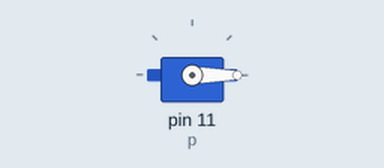
Recording of a program running on a simulated Raspberry Pi (header pin numbers). Parts: servo. The clock reads 2024-03-15 10:24:30 at power-on unless the program sets it; servo angles are drawn from the pulse width (0.5 ms = 0°, 2.5 ms = 180°); what the program prints to the terminal is not drawn.

Above: at 0.05 s.
Timing chart, 0 to 3.0 s (numbered marks = the images above):
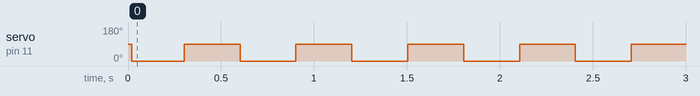

The program:

servotest.py
```python
import RPi.GPIO as GPIO
import time

GPIO.setmode(GPIO.BOARD)

GPIO.setup(11, GPIO.OUT)

p = GPIO.PWM(11, 50)

p.start(7.5)

state = True
labels = {
        True: "water",
        False: "stop",
        }

val = {
        True: 7.5,
        False: 2.5,
        }
try:
    while True:
        print("===============")
        print(time.ctime())
        print(labels[state])
        state = not state

        p.ChangeDutyCycle(val[state])
        time.sleep(.3)
except KeyboardInterrupt:
    p.ChangeDutyCycle(2.5)  # turn towards 0 degree
    p.stop()
    GPIO.cleanup()
```

Measured:
- by itself, servo on pin 11 (p): alternates 90° for 0.30 s and 0° for 0.30 s
